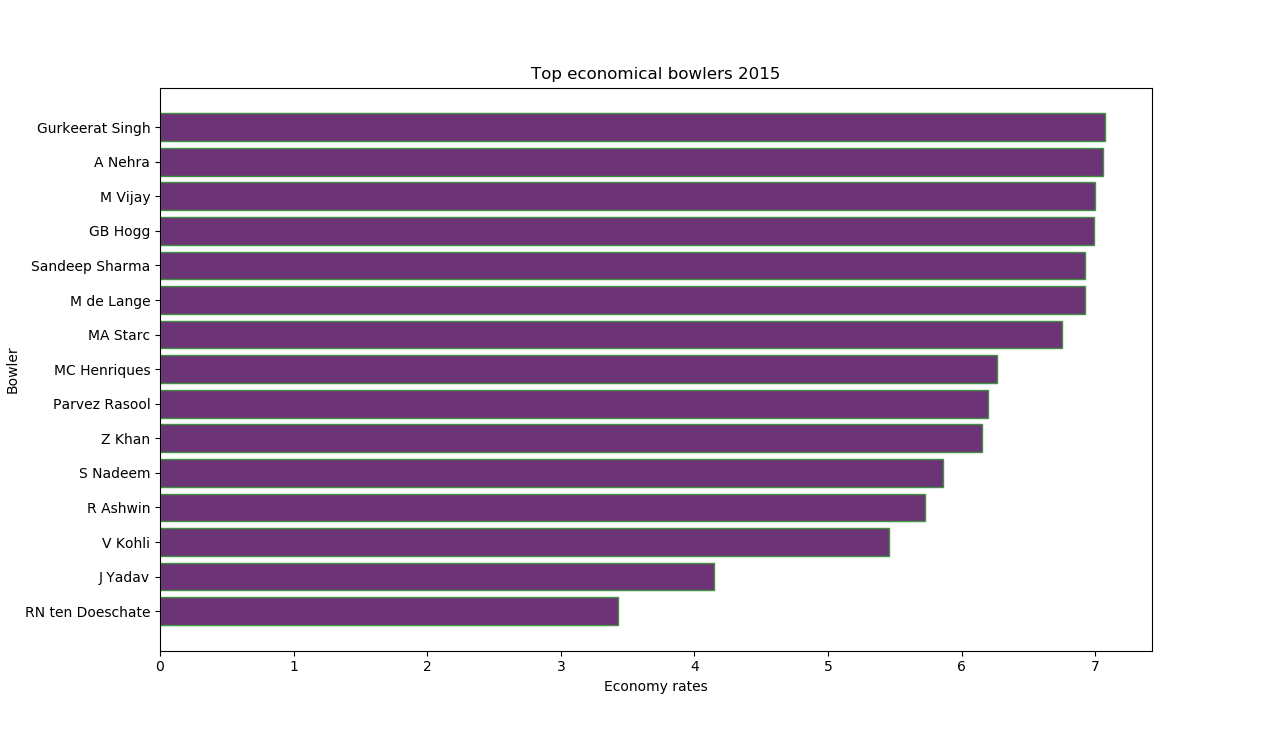

Reproduce this figure in Python.
import matplotlib.pyplot as plt


def start_and_end_match_ids(matches):
    start_id = 0
    live_id = 0
    for each in matches:
        if each['season'] != '2015':
            start_id += 1
        else:
            live_id += 1

    return start_id - live_id, start_id - 1


def top_economical_bowlers(deliveries, start_id, end_id):
    total_runs_per_baller = {}
    total_deliveries_per_baller = {}
    for each in deliveries:
        if int(each['match_id']) >= start_id and int(each['match_id']) <= end_id:
            if each['bowler'] not in total_runs_per_baller:
                total_runs_per_baller[each['bowler']] = int(each['total_runs'])
                total_deliveries_per_baller[each['bowler']] = 1

            else:
                total_runs_per_baller[each['bowler']
                                      ] += int(each['total_runs'])
                total_deliveries_per_baller[each['bowler']] += 1

    return total_runs_per_baller, total_deliveries_per_baller


def plot_top_economical_bowlers(total_runs_per_baller, total_deliveries_per_baller):
    total_economy_per_baller = {}
    for each in total_runs_per_baller:
        total_economy_per_baller[each] = (
            total_runs_per_baller[each] / total_deliveries_per_baller[each])*6

    total_economy_per_baller_swap = {}
    for player in total_economy_per_baller:
        total_economy_per_baller_swap[(
            total_economy_per_baller[player])] = player

    total_economy_per_baller_sorted = {}
    for economy in sorted(total_economy_per_baller_swap.keys()):
        total_economy_per_baller_sorted[economy] = total_economy_per_baller_swap[economy]

    top_economy_bowler = {}
    count = 0
    for each in total_economy_per_baller_sorted:
        if count == 15:
            break
        top_economy_bowler[float('%.3f' % each)
                           ] = total_economy_per_baller_sorted[each]
        count += 1

    bowlers = list(top_economy_bowler.values())
    economy = list(top_economy_bowler.keys())
    plt.barh(bowlers, economy, color="#6c3376",
             edgecolor="#409240", linewidth=1)
    plt.xlabel('Economy rates')
    plt.ylabel('Bowler')
    plt.title('Top economical bowlers 2015')
    plt.show()


def compute_and_plot_top_economical_bowlers(matches, deliveries):
    start_id, end_id = start_and_end_match_ids(matches)
    total_runs_per_baller, total_deliveries_per_baller = top_economical_bowlers(
        deliveries, start_id, end_id)
    plot_top_economical_bowlers(
        total_runs_per_baller, total_deliveries_per_baller)
